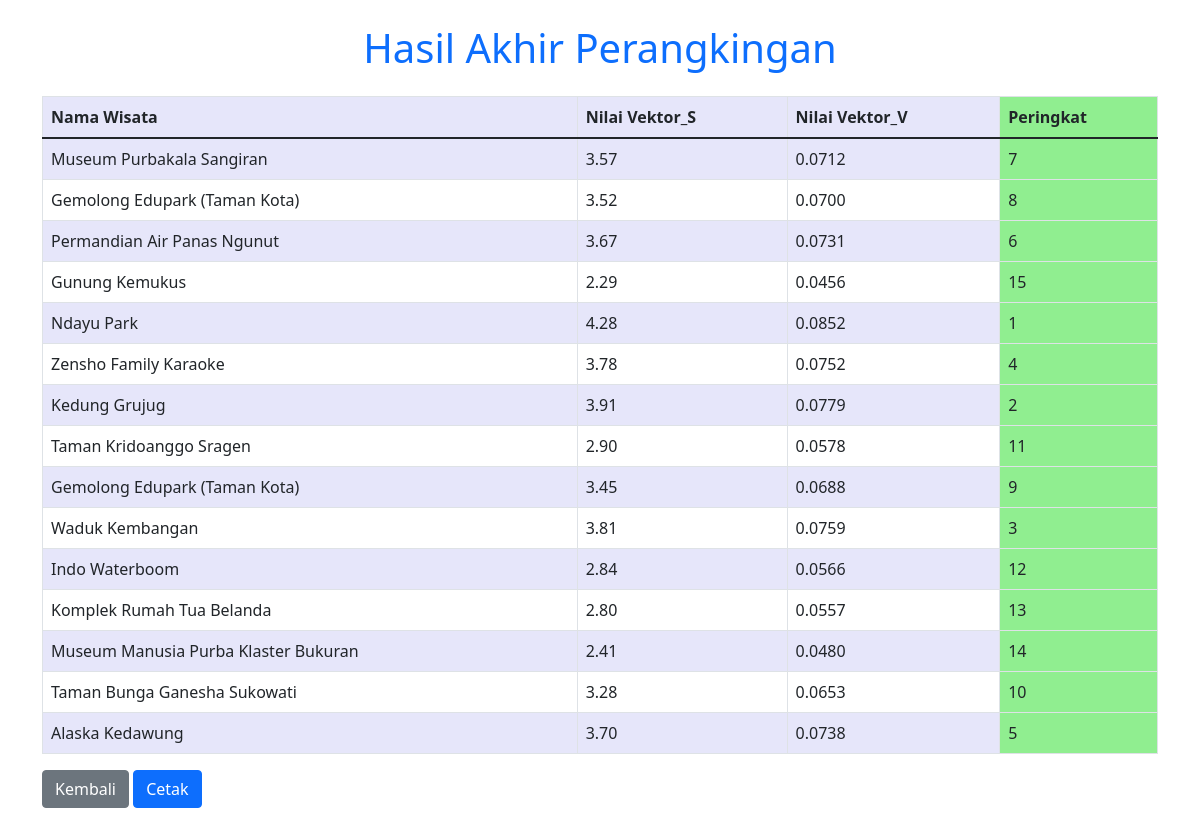
The page /Data/Rangking.php on the database its author committed.
### tables this page shows
CREATE TABLE `hasil_seleksi` (
  `id_hasil` int(11) NOT NULL,
  `id_wisata` int(11) NOT NULL,
  `vektor_s` float NOT NULL,
  `vektor_v` float NOT NULL,
  `ranking` int(11) NOT NULL
);

CREATE TABLE `wisata` (
  `id_wisata` int(11) NOT NULL,
  `nama_wisata` varchar(100) NOT NULL,
  `lokasi` enum('Sangat Strategis','Strategis','Cukup Strategis','Kurang Strategis') NOT NULL,
  `fasilitas` enum('4 Fasilitas','3 Fasilitas','2 Fasilitas','1 Fasilitas') NOT NULL,
  `biaya` int(11) NOT NULL,
  `keamanan` enum('Security, Rak Loker, CCTV','Security, Rak Loker','Security') NOT NULL
);

### Data/Rangking.php (the view, shortened to what this page needs)
<?php
require_once '../Config.php';
$sql_ranking_display = "SELECT w.id_wisata, w.nama_wisata, h.vektor_s, h.vektor_v, h.ranking
                        FROM hasil_seleksi h
                        JOIN wisata w ON h.id_wisata = w.id_wisata
                        ORDER BY h.id_wisata";
$result_ranking_display = mysqli_query($conn, $sql_ranking_display);
?>
<!DOCTYPE html>
<html lang="en">
<head>
    <link href="https://cdn.jsdelivr.net/npm/bootstrap@5.1.3/dist/css/bootstrap.min.css" rel="stylesheet">
</head>
<body class="container py-4">
    <h1 class="text-center text-primary mb-4">Hasil Akhir Perangkingan</h1>
    <table class="table table-bordered table-custom">
        <thead>
            <tr>
                <th>Nama Wisata</th>
                <th>Nilai Vektor_S</th>
                <th>Nilai Vektor_V</th>
                <th class="hasil-column">Peringkat</th>
            </tr>
        </thead>
        <tbody>
        <?php
            while ($row = mysqli_fetch_assoc($result_ranking_display)): ?>
                <tr>
                    <td><?= htmlspecialchars($row['nama_wisata']) ?></td>
                    <td><?= number_format($row['vektor_s'], 2) ?></td>
                    <td><?= number_format($row['vektor_v'], 4) ?></td>
                    <td class="hasil-column"><?= $row['ranking'] ?></td>
                </tr>
            <?php endwhile; ?>
        </tbody>
    </table>
    <div class="mt-3">
        <a href="../index.php" class="btn btn-secondary">Kembali</a>
        <button onclick="window.print()" class="btn btn-primary">Cetak</button>
    </div>
</body>
</html>

### Data/Rangking.php (style rules this page uses)
.table-custom thead tr { background-color: #E6E6FA; }
.table-custom tbody tr:nth-child(odd) { background-color: #E6E6FA; }
.table-custom tbody tr:nth-child(even) { background-color: #FFFFFF; }
.hasil-column { background-color: #90EE90 !important; }

### rows shown on the page
hasil_seleksi: id_wisata.nama_wisata "Museum Purbakala Sangiran", vektor_s "3.57", vektor_v "0.0712", ranking "7"
hasil_seleksi: id_wisata.nama_wisata "Gemolong Edupark (Taman Kota)", vektor_s "3.52", vektor_v "0.0700", ranking "8"
hasil_seleksi: id_wisata.nama_wisata "Permandian Air Panas Ngunut", vektor_s "3.67", vektor_v "0.0731", ranking "6"
hasil_seleksi: id_wisata.nama_wisata "Gunung Kemukus", vektor_s "2.29", vektor_v "0.0456", ranking "15"
hasil_seleksi: id_wisata.nama_wisata "Ndayu Park", vektor_s "4.28", vektor_v "0.0852", ranking "1"
hasil_seleksi: id_wisata.nama_wisata "Zensho Family Karaoke", vektor_s "3.78", vektor_v "0.0752", ranking "4"
hasil_seleksi: id_wisata.nama_wisata "Kedung Grujug", vektor_s "3.91", vektor_v "0.0779", ranking "2"
hasil_seleksi: id_wisata.nama_wisata "Taman Kridoanggo Sragen", vektor_s "2.90", vektor_v "0.0578", ranking "11"
hasil_seleksi: id_wisata.nama_wisata "Gemolong Edupark (Taman Kota)", vektor_s "3.45", vektor_v "0.0688", ranking "9"
hasil_seleksi: id_wisata.nama_wisata "Waduk Kembangan", vektor_s "3.81", vektor_v "0.0759", ranking "3"
hasil_seleksi: id_wisata.nama_wisata "Indo Waterboom", vektor_s "2.84", vektor_v "0.0566", ranking "12"
hasil_seleksi: id_wisata.nama_wisata "Komplek Rumah Tua Belanda", vektor_s "2.80", vektor_v "0.0557", ranking "13"
hasil_seleksi: id_wisata.nama_wisata "Museum Manusia Purba Klaster Bukuran", vektor_s "2.41", vektor_v "0.0480", ranking "14"
hasil_seleksi: id_wisata.nama_wisata "Taman Bunga Ganesha Sukowati", vektor_s "3.28", vektor_v "0.0653", ranking "10"
hasil_seleksi: id_wisata.nama_wisata "Alaska Kedawung", vektor_s "3.70", vektor_v "0.0738", ranking "5"
